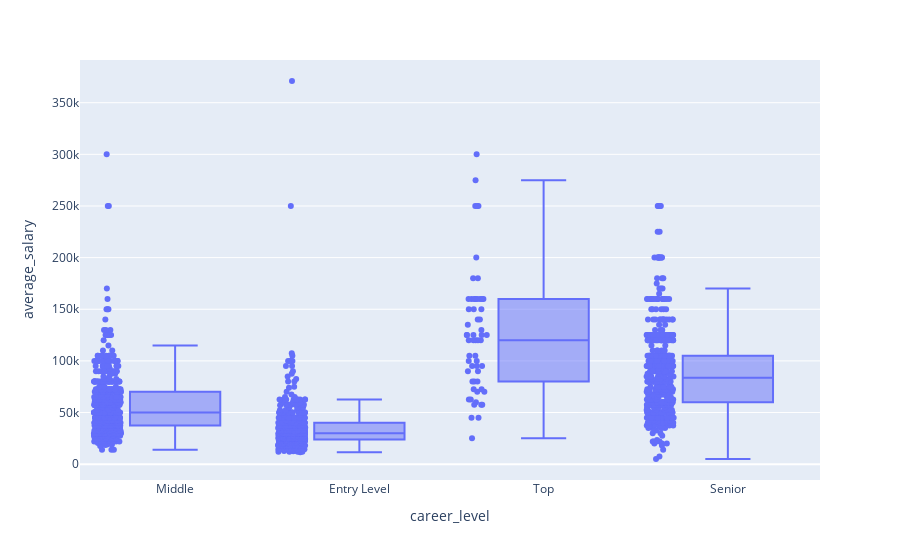

The notebook cell saved with this chart:
### Markdown cell above
### As expected, median salary paid for entry level < middle < senior < top

### Code cell
fig = px.box(jobs_df, x="career_level", y="average_salary",points="all")
fig.show()

### Figure 1 — Plotly figure (JSON) as saved in the notebook; plotly's stock layout.template omitted (floating-point values rounded to 4 significant figures; data arrays with more than 128 entries replaced by an {"elided": "..."} marker saying what was removed)
{"data": [{"alignmentgroup": "True", "boxpoints": "all", "hovertemplate": "career_level=%{x}<br>average_salary=%{y}<extra></extra>", "legendgroup": "", "marker": {"color": "#636efa"}, "name": "", "notched": false, "offsetgroup": "", "orientation": "v", "showlegend": false, "type": "box", "x": {"elided": "2007 str values"}, "x0": " ", "xaxis": "x", "y": {"elided": "2007 int values"}, "y0": " ", "yaxis": "y"}], "layout": {"boxmode": "group", "legend": {"tracegroupgap": 0}, "margin": {"t": 60}, "xaxis": {"anchor": "y", "domain": [0, 1], "title": {"text": "career_level"}}, "yaxis": {"anchor": "x", "domain": [0, 1], "title": {"text": "average_salary"}}}}
